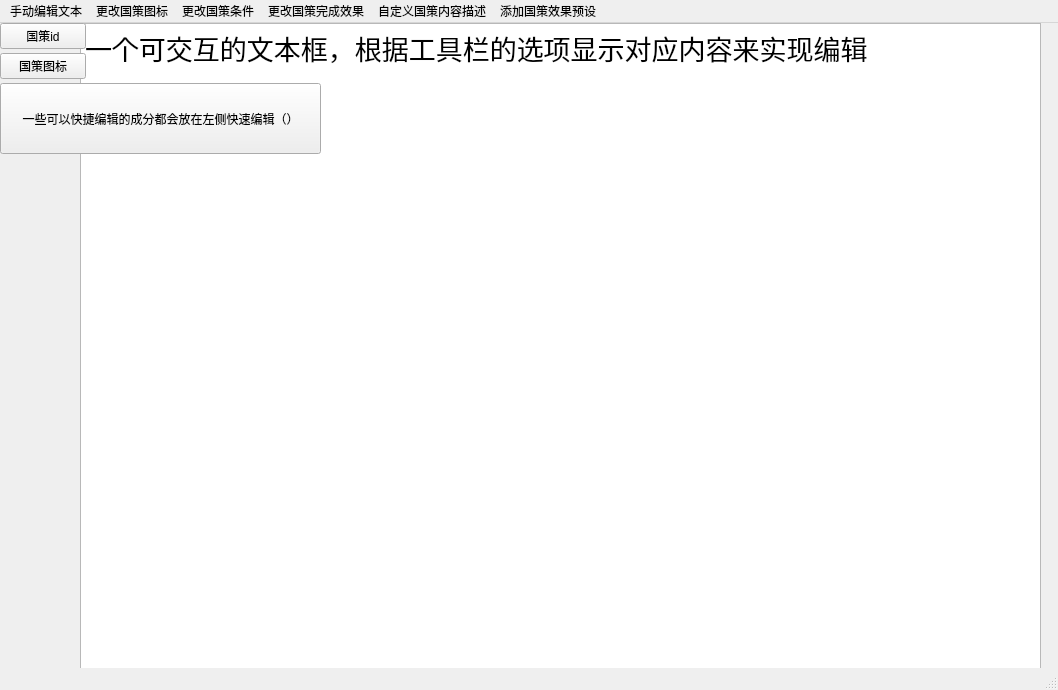
<?xml version="1.0" encoding="UTF-8"?>
<ui version="4.0">
 <class>focus</class>
 <widget class="QMainWindow" name="focus">
  <property name="geometry">
   <rect>
    <x>0</x>
    <y>0</y>
    <width>1058</width>
    <height>690</height>
   </rect>
  </property>
  <property name="windowTitle">
   <string>MainWindow</string>
  </property>
  <widget class="QWidget" name="centralwidget">
   <widget class="QTextBrowser" name="textBrowser">
    <property name="geometry">
     <rect>
      <x>80</x>
      <y>0</y>
      <width>961</width>
      <height>651</height>
     </rect>
    </property>
    <property name="html">
     <string>&lt;!DOCTYPE HTML PUBLIC &quot;-//W3C//DTD HTML 4.0//EN&quot; &quot;http://www.w3.org/TR/REC-html40/strict.dtd&quot;&gt;
&lt;html&gt;&lt;head&gt;&lt;meta name=&quot;qrichtext&quot; content=&quot;1&quot; /&gt;&lt;meta charset=&quot;utf-8&quot; /&gt;&lt;style type=&quot;text/css&quot;&gt;
p, li { white-space: pre-wrap; }
hr { height: 1px; border-width: 0; }
li.unchecked::marker { content: &quot;\2610&quot;; }
li.checked::marker { content: &quot;\2612&quot;; }
&lt;/style&gt;&lt;/head&gt;&lt;body style=&quot; font-family:'Microsoft YaHei UI'; font-size:9pt; font-weight:400; font-style:normal;&quot;&gt;
&lt;p style=&quot; margin-top:0px; margin-bottom:0px; margin-left:0px; margin-right:0px; -qt-block-indent:0; text-indent:0px;&quot;&gt;&lt;span style=&quot; font-size:20pt;&quot;&gt;一个可交互的文本框，根据工具栏的选项显示对应内容来实现编辑&lt;/span&gt;&lt;/p&gt;&lt;/body&gt;&lt;/html&gt;</string>
    </property>
   </widget>
   <widget class="QPushButton" name="pushButton">
    <property name="geometry">
     <rect>
      <x>0</x>
      <y>0</y>
      <width>86</width>
      <height>26</height>
     </rect>
    </property>
    <property name="text">
     <string>国策id</string>
    </property>
   </widget>
   <widget class="QPushButton" name="pushButton_2">
    <property name="geometry">
     <rect>
      <x>0</x>
      <y>30</y>
      <width>86</width>
      <height>26</height>
     </rect>
    </property>
    <property name="text">
     <string>国策图标</string>
    </property>
   </widget>
   <widget class="QPushButton" name="pushButton_3">
    <property name="geometry">
     <rect>
      <x>0</x>
      <y>60</y>
      <width>321</width>
      <height>71</height>
     </rect>
    </property>
    <property name="text">
     <string>一些可以快捷编辑的成分都会放在左侧快速编辑（）</string>
    </property>
   </widget>
  </widget>
  <widget class="QMenuBar" name="menubar">
   <property name="geometry">
    <rect>
     <x>0</x>
     <y>0</y>
     <width>1058</width>
     <height>24</height>
    </rect>
   </property>
   <widget class="QMenu" name="menu">
    <property name="title">
     <string>更改国策图标</string>
    </property>
   </widget>
   <widget class="QMenu" name="menu_2">
    <property name="title">
     <string>更改国策条件</string>
    </property>
   </widget>
   <widget class="QMenu" name="menu_3">
    <property name="title">
     <string>更改国策完成效果</string>
    </property>
   </widget>
   <widget class="QMenu" name="menu_4">
    <property name="title">
     <string>手动编辑文本</string>
    </property>
   </widget>
   <widget class="QMenu" name="menu_5">
    <property name="title">
     <string>自定义国策内容描述</string>
    </property>
   </widget>
   <widget class="QMenu" name="menu_6">
    <property name="title">
     <string>添加国策效果预设</string>
    </property>
    <addaction name="actionA_2"/>
    <addaction name="actionB_2"/>
    <addaction name="actionC_2"/>
   </widget>
   <addaction name="menu_4"/>
   <addaction name="menu"/>
   <addaction name="menu_2"/>
   <addaction name="menu_3"/>
   <addaction name="menu_5"/>
   <addaction name="menu_6"/>
  </widget>
  <widget class="QStatusBar" name="statusbar"/>
  <action name="actionA">
   <property name="text">
    <string>A</string>
   </property>
  </action>
  <action name="actionB">
   <property name="text">
    <string>B</string>
   </property>
  </action>
  <action name="actionC">
   <property name="text">
    <string>C</string>
   </property>
  </action>
  <action name="actionA_2">
   <property name="text">
    <string>A</string>
   </property>
  </action>
  <action name="actionB_2">
   <property name="text">
    <string>B</string>
   </property>
  </action>
  <action name="actionC_2">
   <property name="text">
    <string>C</string>
   </property>
  </action>
 </widget>
 <resources/>
 <connections/>
</ui>
